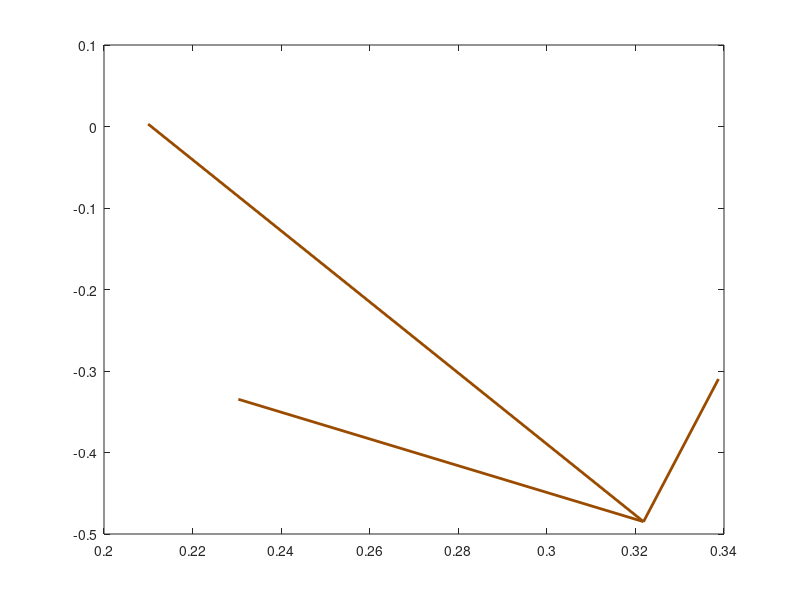
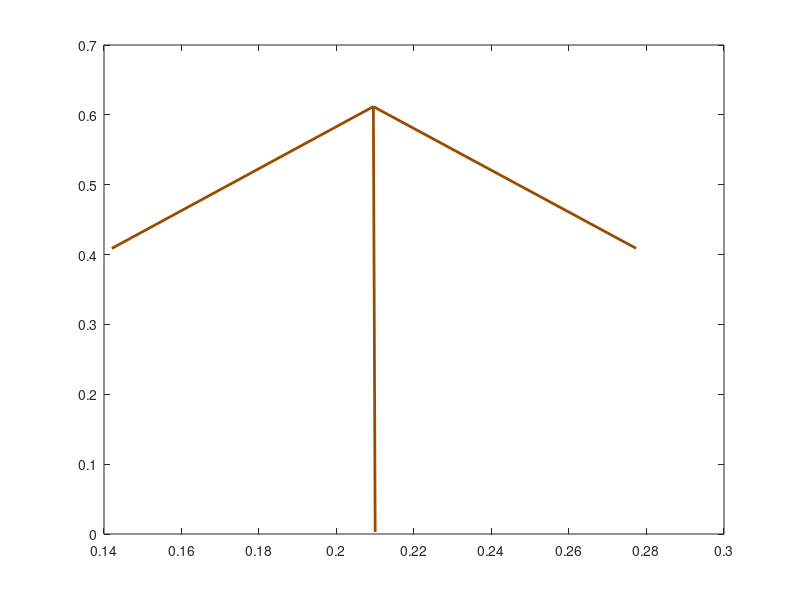

MATLAB code to generate these figures, in order:
clear all
close all
clc

% ==========================================
% SECTION 1: PARAMETERS & INPUT
% ==========================================
L1 = 0.210; % Ground (Pink)
L2_Loop1 = 0.180; % Green
L3_Loop1 = 0.180; % Yellow
L4_Shared = 0.118; % Grey

L2_Loop2 = 0.118; % Cyan
L3_Loop2 = 0.210; % Red

L2_Loop3 = 0.118; % Cyan (Extended)
L3_Loop3 = 0.210; % Blue
L4_Loop3 = 0.118; % Brown

d = L1;
offset_deg = 0.81;
offset = deg2rad(offset_deg);

q3d_global = 19.94; 
q3 = deg2rad(q3d_global) - offset;

w_Yellow = -2.2; % Input Angular Velocity
alpha_Yellow = -0.8; % Input Angular Acceleration (rad/s^2)

% ==========================================
% SECTION 2: POSITION ANALYSIS
% ==========================================

% --- LOOP 1 ---
a = L2_Loop1; b = L3_Loop1; c = L4_Shared;
K1=d/b; K2=d/c; K3=(b^2-a^2+c^2+d^2)/(2*b*c); K4=d/a; K5=(c^2-d^2-b^2-a^2)/(2*b*a);
A=cos(q3)-K1-K2*cos(q3)+K3; B=-2*sin(q3); C=K1-(K2+1)*cos(q3)+K3;
D=cos(q3)-K1+K4*cos(q3)+K5; E=-2*sin(q3); F=K1+(K4-1)*cos(q3)+K5;

q4_L1_open = 2*atan((-B - sqrt(B^2 - 4*A*C))/(2*A));
q2_L1_open = 2*atan((-E - sqrt(E^2 - 4*D*F))/(2*D));
q4_L1_cross = 2*atan((-B + sqrt(B^2 - 4*A*C))/(2*A));
q2_L1_cross = 2*atan((-E + sqrt(E^2 - 4*D*F))/(2*D));

% --- LOOP 2 ---
a = L2_Loop2; b = L3_Loop2; c = L4_Shared;
K1_L2=d/c; K2_L2=d/a; K3_L2=(c^2-b^2+a^2+d^2)/(2*c*a); K4_L2=d/b; K5_L2=(a^2-d^2-c^2-b^2)/(2*c*b);

% Case 1 (Open)
q_in_1 = q4_L1_open;
A2_1=cos(q_in_1)-K1_L2-K2_L2*cos(q_in_1)+K3_L2; B2_1=-2*sin(q_in_1); C2_1=K1_L2-(K2_L2+1)*cos(q_in_1)+K3_L2;
D2_1=cos(q_in_1)-K1_L2+K4_L2*cos(q_in_1)+K5_L2; E2_1=-2*sin(q_in_1); F2_1=K1_L2+(K4_L2-1)*cos(q_in_1)+K5_L2;
q2_Cyan_1 = 2*atan((-B2_1 + sqrt(B2_1^2 - 4*A2_1*C2_1))/(2*A2_1)); 
q3_Red_1 = 2*atan((-E2_1 + sqrt(E2_1^2 - 4*D2_1*F2_1))/(2*D2_1));

% Case 2 (Crossed)
q_in_2 = q4_L1_cross;
A2_2=cos(q_in_2)-K1_L2-K2_L2*cos(q_in_2)+K3_L2; B2_2=-2*sin(q_in_2); C2_2=K1_L2-(K2_L2+1)*cos(q_in_2)+K3_L2;
D2_2=cos(q_in_2)-K1_L2+K4_L2*cos(q_in_2)+K5_L2; E2_2=-2*sin(q_in_2); F2_2=K1_L2+(K4_L2-1)*cos(q_in_2)+K5_L2;
q2_Cyan_2 = 2*atan((-B2_2 + sqrt(B2_2^2 - 4*A2_2*C2_2))/(2*A2_2)); 
q3_Red_2 = 2*atan((-E2_2 + sqrt(E2_2^2 - 4*D2_2*F2_2))/(2*D2_2));

% --- LOOP 3 ---
a = L2_Loop3; b = L3_Loop3; c = L4_Loop3;
K1_L3=d/a; K2_L3=d/c; K3_L3=(a^2-b^2+c^2+d^2)/(2*a*c); K4_L3=d/b; K5_L3=(c^2-d^2-a^2-b^2)/(2*a*b);

% Case 1 (Open)
q_in_3_1 = q2_Cyan_1 + pi;
A3_1=cos(q_in_3_1)-K1_L3-K2_L3*cos(q_in_3_1)+K3_L3; B3_1=-2*sin(q_in_3_1); C3_1=K1_L3-(K2_L3+1)*cos(q_in_3_1)+K3_L3;
D3_1=cos(q_in_3_1)-K1_L3+K4_L3*cos(q_in_3_1)+K5_L3; E3_1=-2*sin(q_in_3_1); F3_1=K1_L3+(K4_L3-1)*cos(q_in_3_1)+K5_L3;
q4_Brown_1 = 2*atan((-B3_1 + sqrt(B3_1^2 - 4*A3_1*C3_1))/(2*A3_1));
q3_Blue_1 = 2*atan((-E3_1 + sqrt(E3_1^2 - 4*D3_1*F3_1))/(2*D3_1));

% Case 2 (Crossed)
q_in_3_2 = q2_Cyan_2 + pi;
A3_2=cos(q_in_3_2)-K1_L3-K2_L3*cos(q_in_3_2)+K3_L3; B3_2=-2*sin(q_in_3_2); C3_2=K1_L3-(K2_L3+1)*cos(q_in_3_2)+K3_L3;
D3_2=cos(q_in_3_2)-K1_L3+K4_L3*cos(q_in_3_2)+K5_L3; E3_2=-2*sin(q_in_3_2); F3_2=K1_L3+(K4_L3-1)*cos(q_in_3_2)+K5_L3;
q4_Brown_2 = 2*atan((-B3_2 + sqrt(B3_2^2 - 4*A3_2*C3_2))/(2*A3_2));
q3_Blue_2 = 2*atan((-E3_2 + sqrt(E3_2^2 - 4*D3_2*F3_2))/(2*D3_2));

% --- DISPLAY ANGLES ---
disp('======================================');
disp('       POSITION RESULTS (Degrees)');
disp('======================================');
disp('--- CASE 1 (OPEN) ---');
disp(['  Green:  ', num2str(rad2deg(q2_L1_open)+offset_deg)]);
disp(['  Yellow: ', num2str(q3d_global)]);
disp(['  Grey:   ', num2str(rad2deg(q4_L1_open)+offset_deg)]);
disp(' ');

% ==========================================
% SECTION 3: VELOCITY ANALYSIS
% ==========================================

% --- Loop 1 ---
a=L2_Loop1; b=L3_Loop1; c=L4_Shared;
% Case 1
w_Grey_1 = (b * w_Yellow * sin(q3 - q2_L1_open)) / (c * sin(q4_L1_open - q2_L1_open));
w_Green_1 = (b * w_Yellow * sin(q4_L1_open - q3)) / (a * sin(q4_L1_open - q2_L1_open));
% Case 2
w_Grey_2 = (b * w_Yellow * sin(q3 - q2_L1_cross)) / (c * sin(q4_L1_cross - q2_L1_cross));
w_Green_2 = (b * w_Yellow * sin(q4_L1_cross - q3)) / (a * sin(q4_L1_cross - q2_L1_cross));

% --- Loop 2 ---
a=L2_Loop2; b=L3_Loop2; c=L4_Shared;
% Case 1
w_Cyan_1 = (c * w_Grey_1 * sin(q4_L1_open - q3_Red_1)) / (a * sin(q2_Cyan_1 - q3_Red_1));
w_Red_1 = (c * w_Grey_1 * sin(q4_L1_open - q2_Cyan_1)) / (b * sin(q3_Red_1 - q2_Cyan_1));
% Case 2
w_Cyan_2 = (c * w_Grey_2 * sin(q4_L1_cross - q3_Red_2)) / (a * sin(q2_Cyan_2 - q3_Red_2));
w_Red_2 = (c * w_Grey_2 * sin(q4_L1_cross - q2_Cyan_2)) / (b * sin(q3_Red_2 - q2_Cyan_2));

% --- Loop 3 ---
a=L2_Loop3; b=L3_Loop3; c=L4_Loop3;
% Case 1
w_Brown_1 = (a * w_Cyan_1 * sin(q_in_3_1 - q3_Blue_1)) / (c * sin(q4_Brown_1 - q3_Blue_1));
w_Blue_1 = (a * w_Cyan_1 * sin(q4_Brown_1 - q_in_3_1)) / (b * sin(q4_Brown_1 - q3_Blue_1));
% Case 2
w_Brown_2 = (a * w_Cyan_2 * sin(q_in_3_2 - q3_Blue_2)) / (c * sin(q4_Brown_2 - q3_Blue_2));
w_Blue_2 = (a * w_Cyan_2 * sin(q4_Brown_2 - q_in_3_2)) / (b * sin(q4_Brown_2 - q3_Blue_2));

disp('======================================');
disp('       VELOCITY RESULTS (rad/s)');
disp('======================================');
disp('--- CASE 1 (OPEN) ---');
disp(['  w_Green: ', num2str(w_Green_1)]);
disp(['  w_Yellow (Input): ', num2str(w_Yellow)]);
disp(['  w_Grey:  ', num2str(w_Grey_1)]);
disp(' ');

% ==========================================
% SECTION 5: ACCELERATION ANALYSIS
% ==========================================
% Solving linear equations A*x + B*y = C, D*x + E*y = F
% alpha_x = (C*E - B*F) / (A*E - B*D)
% alpha_y = (A*F - C*D) / (A*E - B*D)

% --- Loop 1: Green(2) + Yellow(3) - Grey(4) = 0 ---
% Unknowns: alpha_Green (2) and alpha_Grey (4)
% Known Input: alpha_Yellow (3) = -0.8
a = L2_Loop1; b = L3_Loop1; c = L4_Shared;

% Case 1
A = -a*sin(q2_L1_open); B = c*sin(q4_L1_open);
D = a*cos(q2_L1_open);  E = -c*cos(q4_L1_open);
% C and F are RHS (Known terms)
C = a*w_Green_1^2*cos(q2_L1_open) + b*w_Yellow^2*cos(q3) + b*alpha_Yellow*sin(q3) - c*w_Grey_1^2*cos(q4_L1_open);
F = a*w_Green_1^2*sin(q2_L1_open) + b*w_Yellow^2*sin(q3) - b*alpha_Yellow*cos(q3) - c*w_Grey_1^2*sin(q4_L1_open);

alpha_Green_1 = (C*E - B*F) / (A*E - B*D);
alpha_Grey_1  = (A*F - C*D) / (A*E - B*D);

% Case 2
A = -a*sin(q2_L1_cross); B = c*sin(q4_L1_cross);
D = a*cos(q2_L1_cross);  E = -c*cos(q4_L1_cross);
C = a*w_Green_2^2*cos(q2_L1_cross) + b*w_Yellow^2*cos(q3) + b*alpha_Yellow*sin(q3) - c*w_Grey_2^2*cos(q4_L1_cross);
F = a*w_Green_2^2*sin(q2_L1_cross) + b*w_Yellow^2*sin(q3) - b*alpha_Yellow*cos(q3) - c*w_Grey_2^2*sin(q4_L1_cross);

alpha_Green_2 = (C*E - B*F) / (A*E - B*D);
alpha_Grey_2  = (A*F - C*D) / (A*E - B*D);


% --- Loop 2: Cyan(2) + Red(3) - Grey(4) = 0 ---
% Unknowns: alpha_Cyan (2) and alpha_Red (3)
% Known Input: alpha_Grey (4) from Loop 1
a = L2_Loop2; b = L3_Loop2; c = L4_Shared;

% Case 1
A = -a*sin(q2_Cyan_1); B = -b*sin(q3_Red_1);
D = a*cos(q2_Cyan_1);  E = b*cos(q3_Red_1);
% RHS includes Grey terms (Known)
C = a*w_Cyan_1^2*cos(q2_Cyan_1) + b*w_Red_1^2*cos(q3_Red_1) - c*w_Grey_1^2*cos(q4_L1_open) - c*alpha_Grey_1*sin(q4_L1_open);
F = a*w_Cyan_1^2*sin(q2_Cyan_1) + b*w_Red_1^2*sin(q3_Red_1) - c*w_Grey_1^2*sin(q4_L1_open) + c*alpha_Grey_1*cos(q4_L1_open);

alpha_Cyan_1 = (C*E - B*F) / (A*E - B*D);
alpha_Red_1  = (A*F - C*D) / (A*E - B*D);

% Case 2
A = -a*sin(q2_Cyan_2); B = -b*sin(q3_Red_2);
D = a*cos(q2_Cyan_2);  E = b*cos(q3_Red_2);
C = a*w_Cyan_2^2*cos(q2_Cyan_2) + b*w_Red_2^2*cos(q3_Red_2) - c*w_Grey_2^2*cos(q4_L1_cross) - c*alpha_Grey_2*sin(q4_L1_cross);
F = a*w_Cyan_2^2*sin(q2_Cyan_2) + b*w_Red_2^2*sin(q3_Red_2) - c*w_Grey_2^2*sin(q4_L1_cross) + c*alpha_Grey_2*cos(q4_L1_cross);

alpha_Cyan_2 = (C*E - B*F) / (A*E - B*D);
alpha_Red_2  = (A*F - C*D) / (A*E - B*D);


% --- Loop 3: Cyan(2) + Blue(3) - Brown(4) = 0 ---
% Unknowns: alpha_Blue (3) and alpha_Brown (4)
% Known Input: alpha_Cyan (2) from Loop 2
a = L2_Loop3; b = L3_Loop3; c = L4_Loop3;

% Case 1
A = -b*sin(q3_Blue_1); B = c*sin(q4_Brown_1);
D = b*cos(q3_Blue_1);  E = -c*cos(q4_Brown_1);
% RHS includes Cyan terms (Known)
C = a*w_Cyan_1^2*cos(q_in_3_1) + a*alpha_Cyan_1*sin(q_in_3_1) + b*w_Blue_1^2*cos(q3_Blue_1) - c*w_Brown_1^2*cos(q4_Brown_1);
F = a*w_Cyan_1^2*sin(q_in_3_1) - a*alpha_Cyan_1*cos(q_in_3_1) + b*w_Blue_1^2*sin(q3_Blue_1) - c*w_Brown_1^2*sin(q4_Brown_1);

alpha_Blue_1  = (C*E - B*F) / (A*E - B*D);
alpha_Brown_1 = (A*F - C*D) / (A*E - B*D);

% Case 2
A = -b*sin(q3_Blue_2); B = c*sin(q4_Brown_2);
D = b*cos(q3_Blue_2);  E = -c*cos(q4_Brown_2);
C = a*w_Cyan_2^2*cos(q_in_3_2) + a*alpha_Cyan_2*sin(q_in_3_2) + b*w_Blue_2^2*cos(q3_Blue_2) - c*w_Brown_2^2*cos(q4_Brown_2);
F = a*w_Cyan_2^2*sin(q_in_3_2) - a*alpha_Cyan_2*cos(q_in_3_2) + b*w_Blue_2^2*sin(q3_Blue_2) - c*w_Brown_2^2*sin(q4_Brown_2);

alpha_Blue_2  = (C*E - B*F) / (A*E - B*D);
alpha_Brown_2 = (A*F - C*D) / (A*E - B*D);


% --- DISPLAY ACCELERATION RESULTS ---
disp('======================================');
disp('    ANGULAR ACCELERATION (rad/s^2)');
disp('======================================');
disp('--- CASE 1 (OPEN) ---');
disp(['  alpha_Green:  ', num2str(alpha_Green_1)]);
disp(['  alpha_Yellow: ', num2str(alpha_Yellow)]);
disp(['  alpha_Grey:   ', num2str(alpha_Grey_1)]);
disp(['  alpha_Cyan:   ', num2str(alpha_Cyan_1)]);
disp(['  alpha_Red:    ', num2str(alpha_Red_1)]);
disp(['  alpha_Blue:   ', num2str(alpha_Blue_1)]);
disp(['  alpha_Brown:  ', num2str(alpha_Brown_1)]);
disp(' ');
disp('--- CASE 2 (CROSSED) ---');
disp(['  alpha_Green:  ', num2str(alpha_Green_2)]);
disp(['  alpha_Yellow: ', num2str(alpha_Yellow)]);
disp(['  alpha_Grey:   ', num2str(alpha_Grey_2)]);
disp(['  alpha_Cyan:   ', num2str(alpha_Cyan_2)]);
disp(['  alpha_Red:    ', num2str(alpha_Red_2)]);
disp(['  alpha_Blue:   ', num2str(alpha_Blue_2)]);
disp(['  alpha_Brown:  ', num2str(alpha_Brown_2)]);


% ==========================================
% SECTION 6: VECTORS & PLOTTING
% ==========================================
% Vector A = (j*alpha - w^2) * R_vector
RO4O2 = L1*exp(1i*offset);
RO4O2x = real(RO4O2); RO4O2y = imag(RO4O2);
Scale = 0.05;

% --- Case 1 Calculation ---
% Tangential = j*alpha*R, Normal = -w^2*R
A_Green_1 = (1i*alpha_Green_1 - w_Green_1^2) * (L2_Loop1*exp(1i*(q2_L1_open+offset)));
A_Yellow_1 = (1i*alpha_Yellow - w_Yellow^2) * (L3_Loop1*exp(1i*(q3+offset)));
A_Grey_1 = (1i*alpha_Grey_1 - w_Grey_1^2) * (L4_Shared*exp(1i*(q4_L1_open+offset)));
A_Cyan_1 = (1i*alpha_Cyan_1 - w_Cyan_1^2) * (L2_Loop2*exp(1i*(q2_Cyan_1+offset)));
A_Red_1 = (1i*alpha_Red_1 - w_Red_1^2) * (L3_Loop2*exp(1i*(q3_Red_1+offset)));
A_Cyan_Up_1 = (1i*alpha_Cyan_1 - w_Cyan_1^2) * (L2_Loop3*exp(1i*(q_in_3_1+offset)));
A_Blue_1 = (1i*alpha_Blue_1 - w_Blue_1^2) * (L3_Loop3*exp(1i*(q3_Blue_1+offset)));
A_Brown_1 = (1i*alpha_Brown_1 - w_Brown_1^2) * (L4_Loop3*exp(1i*(q4_Brown_1+offset)));

% --- Plot Case 1 ---
figure(1);
% Re-plot Position for reference
R_Green_Vec = L2_Loop1*exp(1i*(q2_L1_open+offset));
R_Cyan_Vec = L2_Loop2*exp(1i*(q2_Cyan_1+offset));
R_Cyan_Up_Vec = L2_Loop3*exp(1i*(q_in_3_1+offset));

quiver(real(R_Green_Vec), imag(R_Green_Vec), real(A_Green_1)*Scale, imag(A_Green_1)*Scale, 0, 'Color', [0 0.5 0], 'LineWidth', 2);
quiver(real(R_Green_Vec), imag(R_Green_Vec), real(A_Yellow_1)*Scale, imag(A_Yellow_1)*Scale, 0, 'Color', [0.8 0.8 0], 'LineWidth', 2);
quiver(RO4O2x, RO4O2y, real(A_Grey_1)*Scale, imag(A_Grey_1)*Scale, 0, 'k', 'LineWidth', 2);
quiver(real(R_Cyan_Vec), imag(R_Cyan_Vec), real(A_Cyan_1)*Scale, imag(A_Cyan_1)*Scale, 0, 'c', 'LineWidth', 2);
quiver(real(R_Cyan_Vec), imag(R_Cyan_Vec), real(A_Red_1)*Scale, imag(A_Red_1)*Scale, 0, 'r', 'LineWidth', 2);
quiver(real(R_Cyan_Up_Vec), imag(R_Cyan_Up_Vec), real(A_Cyan_Up_1)*Scale, imag(A_Cyan_Up_1)*Scale, 0, 'c', 'LineWidth', 2);
quiver(real(R_Cyan_Up_Vec), imag(R_Cyan_Up_Vec), real(A_Blue_1)*Scale, imag(A_Blue_1)*Scale, 0, 'b', 'LineWidth', 2);
quiver(RO4O2x, RO4O2y, real(A_Brown_1)*Scale, imag(A_Brown_1)*Scale, 0, 'Color', [0.6 0.3 0], 'LineWidth', 2);


% --- Case 2 Calculation ---
A_Green_2 = (1i*alpha_Green_2 - w_Green_2^2) * (L2_Loop1*exp(1i*(q2_L1_cross+offset)));
A_Yellow_2 = (1i*alpha_Yellow - w_Yellow^2) * (L3_Loop1*exp(1i*(q3+offset)));
A_Grey_2 = (1i*alpha_Grey_2 - w_Grey_2^2) * (L4_Shared*exp(1i*(q4_L1_cross+offset)));
A_Cyan_2 = (1i*alpha_Cyan_2 - w_Cyan_2^2) * (L2_Loop2*exp(1i*(q2_Cyan_2+offset)));
A_Red_2 = (1i*alpha_Red_2 - w_Red_2^2) * (L3_Loop2*exp(1i*(q3_Red_2+offset)));
A_Cyan_Up_2 = (1i*alpha_Cyan_2 - w_Cyan_2^2) * (L2_Loop3*exp(1i*(q_in_3_2+offset)));
A_Blue_2 = (1i*alpha_Blue_2 - w_Blue_2^2) * (L3_Loop3*exp(1i*(q3_Blue_2+offset)));
A_Brown_2 = (1i*alpha_Brown_2 - w_Brown_2^2) * (L4_Loop3*exp(1i*(q4_Brown_2+offset)));

% --- Plot Case 2 ---
figure(2);
R_Green_Vec2 = L2_Loop1*exp(1i*(q2_L1_cross+offset));
R_Cyan_Vec2 = L2_Loop2*exp(1i*(q2_Cyan_2+offset));
R_Cyan_Up_Vec2 = L2_Loop3*exp(1i*(q_in_3_2+offset));

quiver(real(R_Green_Vec2), imag(R_Green_Vec2), real(A_Green_2)*Scale, imag(A_Green_2)*Scale, 0, 'Color', [0 0.5 0], 'LineWidth', 2);
quiver(real(R_Green_Vec2), imag(R_Green_Vec2), real(A_Yellow_2)*Scale, imag(A_Yellow_2)*Scale, 0, 'Color', [0.8 0.8 0], 'LineWidth', 2);
quiver(RO4O2x, RO4O2y, real(A_Grey_2)*Scale, imag(A_Grey_2)*Scale, 0, 'k', 'LineWidth', 2);
quiver(real(R_Cyan_Vec2), imag(R_Cyan_Vec2), real(A_Cyan_2)*Scale, imag(A_Cyan_2)*Scale, 0, 'c', 'LineWidth', 2);
quiver(real(R_Cyan_Vec2), imag(R_Cyan_Vec2), real(A_Red_2)*Scale, imag(A_Red_2)*Scale, 0, 'r', 'LineWidth', 2);
quiver(real(R_Cyan_Up_Vec2), imag(R_Cyan_Up_Vec2), real(A_Cyan_Up_2)*Scale, imag(A_Cyan_Up_2)*Scale, 0, 'c', 'LineWidth', 2);
quiver(real(R_Cyan_Up_Vec2), imag(R_Cyan_Up_Vec2), real(A_Blue_2)*Scale, imag(A_Blue_2)*Scale, 0, 'b', 'LineWidth', 2);
quiver(RO4O2x, RO4O2y, real(A_Brown_2)*Scale, imag(A_Brown_2)*Scale, 0, 'Color', [0.6 0.3 0], 'LineWidth', 2);
